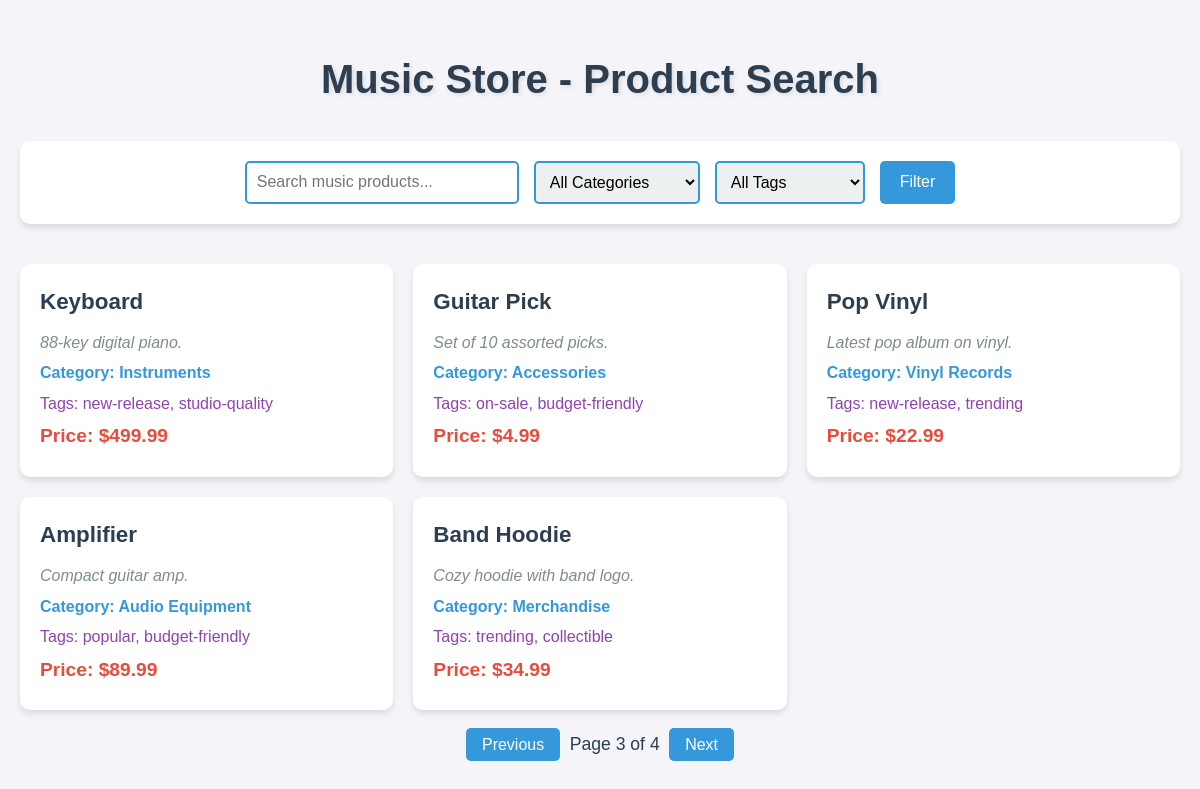
/?page=3, run on the app's committed database.
### products/models.py (models this page shows, shortened)
class Product(models.Model):
    name = models.CharField(max_length=100)
    description = models.TextField(db_index=True)
    category = models.ForeignKey('Category', on_delete=models.CASCADE)
    tags = models.ManyToManyField('Tag')
    price = models.DecimalField(max_digits=10, decimal_places=2)
    created_at = models.DateTimeField(auto_now_add=True)

class Category(models.Model):
    name = models.CharField(max_length=100)
    class Meta:
        verbose_name_plural = 'Categories'  # Correct plural form for admin interface

class Tag(models.Model):
    name = models.CharField(max_length=50)

### products/views.py (the view)
# urls.py: path('', views.product_search, name='product_search'),
def product_search(request):
    products = Product.objects.select_related('category').prefetch_related('tags')
    categories = Category.objects.filter(product__isnull=False).distinct()
    tags = Tag.objects.filter(product__isnull=False).distinct()
    description = request.GET.get('description', '')
    category_id = request.GET.get('category')
    tag_id = request.GET.get('tag')
    filters = {}
    if description:
        filters['description__icontains'] = description
    if category_id:
        filters['category__id'] = category_id
    if tag_id:
        filters['tags__id'] = tag_id
    if filters:
        products = products.filter(**filters)
    paginator = Paginator(products, 5)
    page_number = request.GET.get('page')
    try:
        page_obj = paginator.page(page_number)
    except PageNotAnInteger:
        page_obj = paginator.page(1)
    except EmptyPage:
        page_obj = paginator.page(paginator.num_pages)
    context = {
        'page_obj': page_obj,
        'categories': categories,
        'tags': tags,
        'description': description,
        'selected_category': category_id,
        'selected_tag': tag_id,
    }
    return render(request, 'products/search.html', context)

### products/templates/products/search.html (shortened to what this page needs)
<!DOCTYPE html>
<html lang="en">
<head>
</head>
<body>
    <h1>Music Store - Product Search</h1>
    <form method="GET" class="filter-form">
        <input type="text" name="description" value="{{ description }}" placeholder="Search music products...">
        <select name="category">
            <option value="">All Categories</option>
        </select>
        <select name="tag">
            <option value="">All Tags</option>
        </select>
        <button type="submit">Filter</button>
    </form>
    <ul class="product-list">
        {% if page_obj.object_list %}
            {% for product in page_obj %}
                <li class="product-item">
                    <h3>{{ product.name }}</h3>
                    <p class="description">{{ product.description }}</p>
                    <p class="category">Category: {{ product.category.name }}</p>
                    <p class="tags">Tags: {% for tag in product.tags.all %}{{ tag.name }}{% if not forloop.last %}, {% endif %}{% endfor %}</p>
                    <p class="price">Price: ${{ product.price }}</p>
                </li>
            {% endfor %}
        {% else %}
            <li class="product-item">No products found</li>
        {% endif %}
    </ul>
    {% if page_obj.has_other_pages %}
        <div class="pagination">
            {% if page_obj.has_previous %}
                <a href="?page={{ page_obj.previous_page_number }}">Previous</a>
            {% endif %}
            <span>Page {{ page_obj.number }} of {{ page_obj.paginator.num_pages }}</span>
            {% if page_obj.has_next %}
                <a href="?page={{ page_obj.next_page_number }}">Next</a>
            {% endif %}
        </div>
    {% endif %}
</body>
</html>

### products/templates/products/search.html (style rules this page uses)
body { font-family: 'Arial', sans-serif; background-color: #f4f4f9; color: #333; margin: 0; padding: 20px; line-height: 1.6; }
h1 { text-align: center; color: #2c3e50; font-size: 2.5em; margin-bottom: 30px; text-shadow: 2px 2px 4px rgba(0, 0, 0, 0.1); }
.filter-form { background-color: #fff; padding: 20px; border-radius: 10px; box-shadow: 0 4px 6px rgba(0, 0, 0, 0.1); display: flex; gap: 15px; flex-wrap: wrap; justify-content: center; margin-bottom: 40px; }
.filter-form input[type="text"] { padding: 10px; font-size: 1em; border: 2px solid #3498db; border-radius: 5px; width: 250px; transition: border-color 0.3s ease; }
.filter-form select { padding: 10px; font-size: 1em; border: 2px solid #3498db; border-radius: 5px; background-color: #ecf0f1; cursor: pointer; transition: border-color 0.3s ease; }
.filter-form button { padding: 10px 20px; font-size: 1em; background-color: #3498db; color: #fff; border: none; border-radius: 5px; cursor: pointer; transition: background-color 0.3s ease, transform 0.2s ease; }
.product-list { list-style: none; padding: 0; display: grid; grid-template-columns: repeat(auto-fit, minmax(300px, 1fr)); gap: 20px; max-width: 1200px; margin: 0 auto; }
.product-item { background-color: #fff; border-radius: 10px; padding: 20px; box-shadow: 0 4px 6px rgba(0, 0, 0, 0.1); transition: transform 0.3s ease, box-shadow 0.3s ease; }
.product-item h3 { color: #2c3e50; font-size: 1.4em; margin: 0 0 10px; }
.product-item p { margin: 5px 0; font-size: 1em; }
.product-item .description { color: #7f8c8d; font-style: italic; }
.product-item .category { color: #3498db; font-weight: bold; }
.product-item .tags { color: #8e44ad; }
.product-item .price { color: #e74c3c; font-size: 1.2em; font-weight: bold; }
.pagination { text-align: center; margin-top: 20px; }
.pagination a { padding: 8px 16px; background-color: #3498db; color: #fff; text-decoration: none; border-radius: 5px; margin: 0 5px; transition: background-color 0.3s ease; }
.pagination span { font-size: 1.1em; color: #2c3e50; }

### data on the page
Product: name "Keyboard", description "88-key digital piano.", category.name "Instruments", price "499.99"
Tag: name "new-release"
Tag: name "studio-quality"
Product: name "Guitar Pick", description "Set of 10 assorted picks.", category.name "Accessories", price "4.99"
Tag: name "on-sale"
Tag: name "budget-friendly"
Product: name "Pop Vinyl", description "Latest pop album on vinyl.", category.name "Vinyl Records", price "22.99"
Tag: name "trending"
Product: name "Amplifier", description "Compact guitar amp.", category.name "Audio Equipment", price "89.99"
Tag: name "popular"
Product: name "Band Hoodie", description "Cozy hoodie with band logo.", category.name "Merchandise", price "34.99"
Tag: name "collectible"

### other printed values
{{ page_obj.number }} "3"
{{ page_obj.paginator.num_pages }} "4"
